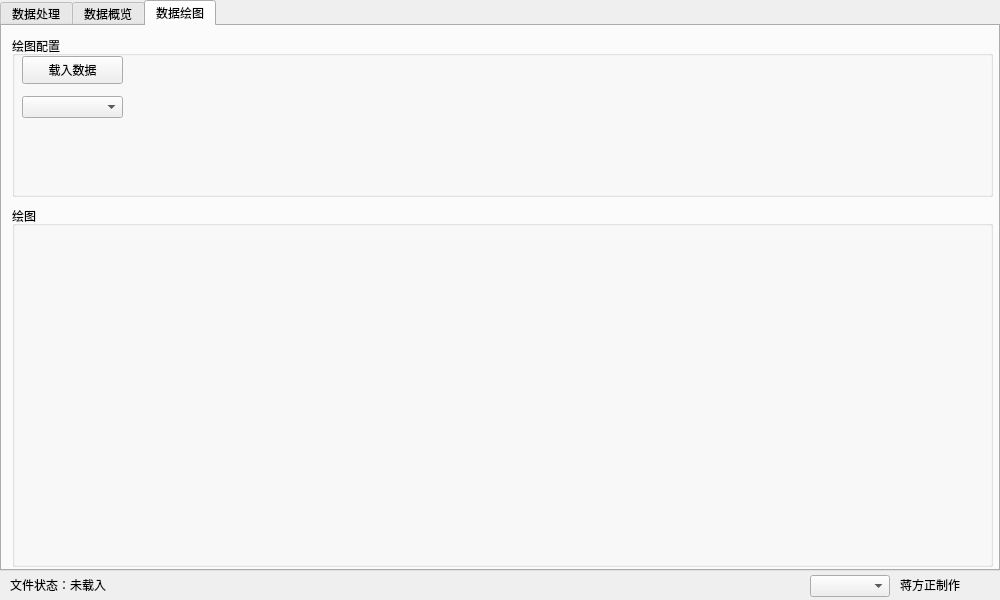
<?xml version="1.0" encoding="UTF-8"?>
<ui version="4.0">
 <class>MainWindow</class>
 <widget class="QMainWindow" name="MainWindow">
  <property name="geometry">
   <rect>
    <x>0</x>
    <y>0</y>
    <width>1000</width>
    <height>600</height>
   </rect>
  </property>
  <property name="minimumSize">
   <size>
    <width>1000</width>
    <height>600</height>
   </size>
  </property>
  <property name="maximumSize">
   <size>
    <width>1000</width>
    <height>600</height>
   </size>
  </property>
  <property name="windowTitle">
   <string>异想家数据实验室</string>
  </property>
  <widget class="QWidget" name="centralWidget">
   <widget class="QTabWidget" name="tabWidget">
    <property name="geometry">
     <rect>
      <x>0</x>
      <y>0</y>
      <width>1000</width>
      <height>571</height>
     </rect>
    </property>
    <property name="currentIndex">
     <number>2</number>
    </property>
    <widget class="QWidget" name="tab_3">
     <attribute name="title">
      <string>数据处理</string>
     </attribute>
     <widget class="QGroupBox" name="groupBox_3">
      <property name="geometry">
       <rect>
        <x>10</x>
        <y>10</y>
        <width>171</width>
        <height>271</height>
       </rect>
      </property>
      <property name="title">
       <string>数据标准化</string>
      </property>
      <widget class="QPushButton" name="pushButton_DS18B20">
       <property name="geometry">
        <rect>
         <x>10</x>
         <y>30</y>
         <width>151</width>
         <height>28</height>
        </rect>
       </property>
       <property name="text">
        <string>DS18B20(Dir)</string>
       </property>
      </widget>
      <widget class="QPushButton" name="pushButton_CCD">
       <property name="geometry">
        <rect>
         <x>10</x>
         <y>70</y>
         <width>151</width>
         <height>28</height>
        </rect>
       </property>
       <property name="text">
        <string>CCD(Dir)</string>
       </property>
      </widget>
      <widget class="QPushButton" name="pushButton_FBGT">
       <property name="enabled">
        <bool>false</bool>
       </property>
       <property name="geometry">
        <rect>
         <x>10</x>
         <y>110</y>
         <width>151</width>
         <height>28</height>
        </rect>
       </property>
       <property name="text">
        <string>FBG温度(Dir)</string>
       </property>
      </widget>
      <widget class="QPushButton" name="pushButton_FBGS">
       <property name="geometry">
        <rect>
         <x>10</x>
         <y>190</y>
         <width>151</width>
         <height>28</height>
        </rect>
       </property>
       <property name="text">
        <string>FBG应力(Dir)</string>
       </property>
      </widget>
      <widget class="QPushButton" name="pushButton_ENV">
       <property name="geometry">
        <rect>
         <x>10</x>
         <y>230</y>
         <width>151</width>
         <height>28</height>
        </rect>
       </property>
       <property name="text">
        <string>环境温度(*.xls)</string>
       </property>
      </widget>
      <widget class="QPushButton" name="pushButton_LoadFBGT_ALL">
       <property name="geometry">
        <rect>
         <x>10</x>
         <y>150</y>
         <width>151</width>
         <height>28</height>
        </rect>
       </property>
       <property name="text">
        <string>FBG温度(Dir)</string>
       </property>
      </widget>
     </widget>
     <widget class="QGroupBox" name="groupBox_4">
      <property name="geometry">
       <rect>
        <x>10</x>
        <y>290</y>
        <width>171</width>
        <height>61</height>
       </rect>
      </property>
      <property name="title">
       <string>波长转温度(仅供参考)</string>
      </property>
      <widget class="QPushButton" name="pushButton_LoadFBGT">
       <property name="geometry">
        <rect>
         <x>10</x>
         <y>20</y>
         <width>151</width>
         <height>28</height>
        </rect>
       </property>
       <property name="text">
        <string>标准FBG文件</string>
       </property>
      </widget>
     </widget>
     <widget class="QGroupBox" name="groupBox_5">
      <property name="geometry">
       <rect>
        <x>10</x>
        <y>360</y>
        <width>171</width>
        <height>101</height>
       </rect>
      </property>
      <property name="title">
       <string>相关性计算</string>
      </property>
      <widget class="QPushButton" name="pushButton_covresult">
       <property name="enabled">
        <bool>false</bool>
       </property>
       <property name="geometry">
        <rect>
         <x>10</x>
         <y>60</y>
         <width>151</width>
         <height>28</height>
        </rect>
       </property>
       <property name="text">
        <string>生成结果</string>
       </property>
      </widget>
      <widget class="QPushButton" name="pushButton_File2">
       <property name="geometry">
        <rect>
         <x>90</x>
         <y>20</y>
         <width>71</width>
         <height>28</height>
        </rect>
       </property>
       <property name="text">
        <string>文件2</string>
       </property>
      </widget>
      <widget class="QPushButton" name="pushButton_File1">
       <property name="geometry">
        <rect>
         <x>10</x>
         <y>20</y>
         <width>71</width>
         <height>28</height>
        </rect>
       </property>
       <property name="text">
        <string> 文件1</string>
       </property>
      </widget>
     </widget>
     <widget class="QGroupBox" name="groupBox_6">
      <property name="geometry">
       <rect>
        <x>10</x>
        <y>470</y>
        <width>171</width>
        <height>61</height>
       </rect>
      </property>
      <property name="title">
       <string>多元线性回归</string>
      </property>
      <widget class="QPushButton" name="pushButton_LinearRegression">
       <property name="geometry">
        <rect>
         <x>10</x>
         <y>20</y>
         <width>151</width>
         <height>28</height>
        </rect>
       </property>
       <property name="text">
        <string>输入+输出(最后1列)</string>
       </property>
      </widget>
     </widget>
    </widget>
    <widget class="QWidget" name="tab">
     <attribute name="title">
      <string>数据概览</string>
     </attribute>
     <widget class="QPushButton" name="pushButton">
      <property name="geometry">
       <rect>
        <x>10</x>
        <y>10</y>
        <width>93</width>
        <height>28</height>
       </rect>
      </property>
      <property name="text">
       <string>载入数据</string>
      </property>
     </widget>
     <widget class="QPushButton" name="pushButton_2">
      <property name="geometry">
       <rect>
        <x>10</x>
        <y>50</y>
        <width>93</width>
        <height>28</height>
       </rect>
      </property>
      <property name="text">
       <string>清空全部</string>
      </property>
     </widget>
     <widget class="QGroupBox" name="groupBox">
      <property name="geometry">
       <rect>
        <x>110</x>
        <y>10</y>
        <width>881</width>
        <height>71</height>
       </rect>
      </property>
      <property name="title">
       <string>数据概览</string>
      </property>
      <widget class="QWidget" name="layoutWidget">
       <property name="geometry">
        <rect>
         <x>10</x>
         <y>20</y>
         <width>661</width>
         <height>39</height>
        </rect>
       </property>
       <layout class="QGridLayout" name="gridLayout">
        <item row="0" column="0">
         <widget class="QLabel" name="label_2">
          <property name="minimumSize">
           <size>
            <width>190</width>
            <height>0</height>
           </size>
          </property>
          <property name="text">
           <string>数据行列：</string>
          </property>
         </widget>
        </item>
        <item row="0" column="1">
         <widget class="QLabel" name="label_5">
          <property name="minimumSize">
           <size>
            <width>190</width>
            <height>0</height>
           </size>
          </property>
          <property name="text">
           <string>数据总和：</string>
          </property>
         </widget>
        </item>
        <item row="0" column="2">
         <widget class="QLabel" name="label_7">
          <property name="minimumSize">
           <size>
            <width>190</width>
            <height>0</height>
           </size>
          </property>
          <property name="text">
           <string>数据最大：</string>
          </property>
         </widget>
        </item>
        <item row="1" column="0">
         <widget class="QLabel" name="label_4">
          <property name="text">
           <string>数据名字：</string>
          </property>
         </widget>
        </item>
        <item row="1" column="1">
         <widget class="QLabel" name="label_6">
          <property name="text">
           <string>数据平均：</string>
          </property>
         </widget>
        </item>
        <item row="1" column="2">
         <widget class="QLabel" name="label_8">
          <property name="text">
           <string>数据最小：</string>
          </property>
         </widget>
        </item>
       </layout>
      </widget>
     </widget>
     <widget class="QGroupBox" name="groupBox_2">
      <property name="geometry">
       <rect>
        <x>10</x>
        <y>90</y>
        <width>981</width>
        <height>451</height>
       </rect>
      </property>
      <property name="title">
       <string>数据基本信息</string>
      </property>
      <widget class="QTextEdit" name="textEdit">
       <property name="enabled">
        <bool>true</bool>
       </property>
       <property name="geometry">
        <rect>
         <x>10</x>
         <y>20</y>
         <width>961</width>
         <height>421</height>
        </rect>
       </property>
       <property name="font">
        <font>
         <family>Consolas</family>
        </font>
       </property>
       <property name="readOnly">
        <bool>true</bool>
       </property>
      </widget>
     </widget>
    </widget>
    <widget class="QWidget" name="tab_2">
     <attribute name="title">
      <string>数据绘图</string>
     </attribute>
     <widget class="QGroupBox" name="groupBox_7">
      <property name="geometry">
       <rect>
        <x>10</x>
        <y>180</y>
        <width>981</width>
        <height>361</height>
       </rect>
      </property>
      <property name="title">
       <string>绘图</string>
      </property>
      <widget class="QCustomPlot" name="customPlot" native="true">
       <property name="geometry">
        <rect>
         <x>10</x>
         <y>20</y>
         <width>961</width>
         <height>331</height>
        </rect>
       </property>
      </widget>
     </widget>
     <widget class="QGroupBox" name="groupBox_8">
      <property name="geometry">
       <rect>
        <x>10</x>
        <y>10</y>
        <width>981</width>
        <height>161</height>
       </rect>
      </property>
      <property name="title">
       <string>绘图配置</string>
      </property>
      <widget class="QPushButton" name="pushButton_LoadPlotData">
       <property name="geometry">
        <rect>
         <x>10</x>
         <y>20</y>
         <width>101</width>
         <height>28</height>
        </rect>
       </property>
       <property name="text">
        <string>载入数据</string>
       </property>
      </widget>
      <widget class="QComboBox" name="comboBox_LoadPlotList">
       <property name="geometry">
        <rect>
         <x>10</x>
         <y>60</y>
         <width>101</width>
         <height>22</height>
        </rect>
       </property>
      </widget>
     </widget>
    </widget>
   </widget>
   <widget class="QLabel" name="label_Jfz">
    <property name="geometry">
     <rect>
      <x>900</x>
      <y>575</y>
      <width>91</width>
      <height>20</height>
     </rect>
    </property>
    <property name="text">
     <string>蒋方正制作</string>
    </property>
   </widget>
   <widget class="QLabel" name="label_msg">
    <property name="geometry">
     <rect>
      <x>10</x>
      <y>575</y>
      <width>761</width>
      <height>20</height>
     </rect>
    </property>
    <property name="text">
     <string>文件状态：未载入</string>
    </property>
   </widget>
   <widget class="QComboBox" name="comboBox_skin">
    <property name="geometry">
     <rect>
      <x>810</x>
      <y>575</y>
      <width>80</width>
      <height>22</height>
     </rect>
    </property>
   </widget>
  </widget>
 </widget>
 <layoutdefault spacing="6" margin="11"/>
 <customwidgets>
  <customwidget>
   <class>QCustomPlot</class>
   <extends>QWidget</extends>
   <header>plugins/qcustomplot.h</header>
   <container>1</container>
  </customwidget>
 </customwidgets>
 <resources/>
 <connections/>
</ui>
